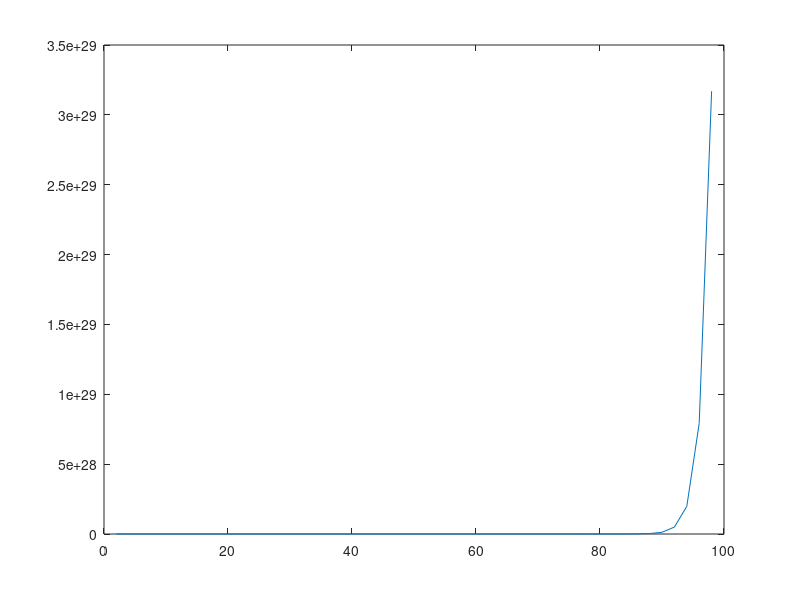

This chart was generated by the following MATLAB code: (Note: this script raises an error after producing the figure.)
% Task 1
mean = 0;
std = 5;
arr = std.*randn(1000000, 1) + mean;
disp('Test 1 passes');

% Task 2
arr_size = size(arr);
tic % begin timer
for i = 1:arr_size
    arr(i, 1) = arr(i, 1) + 1;
end
disp('Test 2 passes')
toc % end timer

% Task 3
tic % begin timer
arr = arr + ones(1000000, 1);
disp('Test 3 passes');
elapsedTime = toc; % end timer
disp('Elapsed time with disp (seconds): ')
disp(elapsedTime)
fprintf('Elapsed time with fprintf: %.4f seconds\n', elapsedTime);

% Task 4
x = [2:2:99].';
y = 2.^x;
plot(x, y)
disp('Test 4 passes');

% Task 5
A = ones(10, 10);
B = reshape(0:99, 10, 10);
C = A + B;
assert(all(C(:) == (1:100)') == 1);
disp('Test 5 passes');

% Task 6
A = rand(5, 3);
B = rand(3, 5);
C = A*B;
newC = zeros(5, 5);
for row = 1:5
    for col = 1:5
        dotProduct = 0;
        for i = 1:3
            dotProduct = dotProduct + A(row, i).*B(i, col);
        end
        newC(row, col) = dotProduct;
    end
end
tol = 0.00001;
assert(all((C(:)-newC(:)) < tol) == 1); % Ensure C and newC are equal; have to use this check because of rounding/precision errors
disp('Test 6 passes');

% Task 7
a = [1 2 3];
b = [2 3 4];
dot1 = dot(a, b);
dot2 = a*b.';
dot3 = sum(a.*b);
if dot1 == dot2 & dot2 == dot3
    disp("Test 7 passes");
end

% Task 8
x1 = [0.5 0 1.5];
x2 = [1 1 0];
x1L1norm = sum(abs(x1));
x1L2norm = sqrt(sum(x1.^2));
x1L1normActual = norm(x1, 1);
x1L2normActual = norm(x1, 2);
x2L1norm = sum(abs(x2));
x2L2norm = sqrt(sum(x2.^2));
x2L1normActual = norm(x2, 1);
x2L2normActual = norm(x2, 2);
assert(x1L1norm == x1L1normActual);
assert(x1L2norm == x1L2normActual);
assert(x2L1norm == x2L1normActual);
assert(x2L2norm == x2L2normActual);
disp('Test 8 passes');

% Task 9
syms x y z
eqn1 = 2.*x + y + 3.*z == 1;
eqn2 = 2.*x + 6.*y + 8.*z == 3;
eqn3 = 6.*x + 8.*y + 18.*z == 5;
[A,B] = equationsToMatrix([eqn1, eqn2, eqn3], [x, y, z]);
X = sprintf('x = %s, y = %s, z = %s', linsolve(A,B));
fprintf('Test 9 passes with solution: %s\n', X);

% Task 10
A = rand(2, 2);
[B] = normalize_rows(A);
disp('Test 10 passes');
disp('A = ')
disp(A)
disp('B = ')
disp(B)

% Task 11
a = fib(1);
b = fib(2);
c = fib(3);
d = fib(5);
e = fib(10);
assert(a == 1);
assert(b == 1);
assert(c == 2);
assert(d == 5);
assert(e == 55);
disp('Test 11 passes');

% Task 12
% Representation: [red_true, green_true, blue_true, circle_true, triangle_true, square_true]
% red_true = 0 or 1, whether the object is red
% green_true = 0 or 1, whether the object is green
% blue_true = 0 or 1, whether the object is blue
% circle_true = 0 or 1, whether the object is a circle
% triangle_true = 0 or 1, whether the object is a triangle
% square_true = 0 or 1, whether the object is a square
red_circle = [1 0 0 1 0 0];
blue_triangle = [0 0 1 0 1 0];
blue_circle = [0 0 1 1 0 0];
green_triangle = [0 1 0 0 1 0];
red_square = [1 0 0 0 0 1];
disp('Test 12 passes');